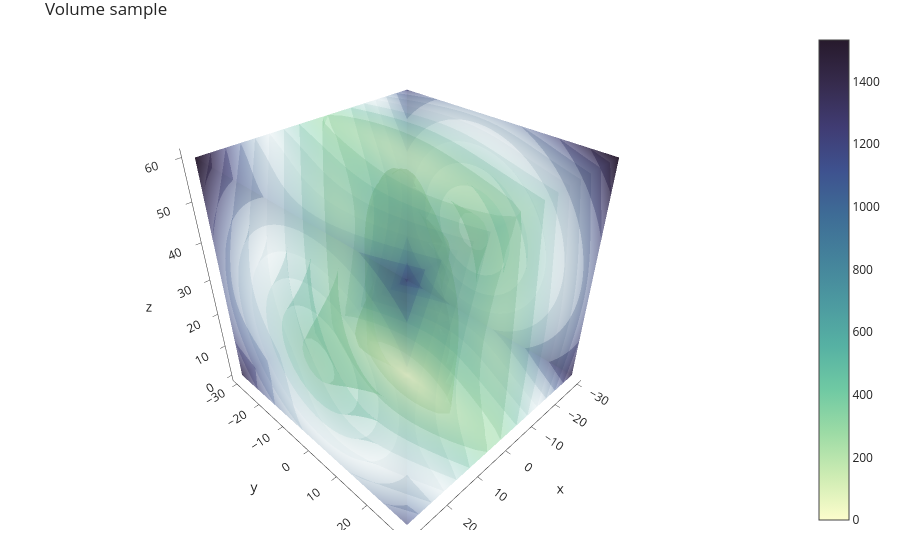

Notebook code cell kept with this figure:
### Code cell
# Traceを作成
trace = go.Volume(
    x=x.flatten(),          # x軸に使用する変数
    y=y.flatten(),          # y軸に使用する変数
    z=z.flatten(),          # z軸に使用する変数
    value=value.flatten(),  # 強度に使用する変数
    isomin=value.min(),     # 等値面の最小値
    isomax=value.max(),     # 等値面の最大値
    surface_count=11,       # 等値面の個数
    colorscale='deep',      # カラースケール
    opacityscale=[
        [0., 0.8],          # 正規化した強度0で透過率0.8
        [0.5, 0.2],         # 正規化した強度0.5で透過率0.2
        [1., 0.9]           # 正規化した強度1で透過率0.9
    ]
)   # ベクトル大きさのボリュームプロット

# Layoutを作成
layout = go.Layout(
    template=template,
    title='Volume sample',
    margin={
        'r': 20,
        't': 30,
        'l': 20,
        'b': 30
    }
)

# Figureを作成
figure = go.Figure(trace, layout)

figure

### Figure 1 — Plotly figure (JSON) as saved in the notebook; plotly's stock layout.template omitted (floating-point values rounded to 4 significant figures; data arrays with more than 128 entries replaced by an {"elided": "..."} marker saying what was removed)
{"data": [{"colorscale": [[0, "rgb(253, 253, 204)"], [0.09091, "rgb(206, 236, 179)"], [0.1818, "rgb(156, 219, 165)"], [0.2727, "rgb(111, 201, 163)"], [0.3636, "rgb(86, 177, 163)"], [0.4545, "rgb(76, 153, 160)"], [0.5455, "rgb(68, 130, 155)"], [0.6364, "rgb(62, 108, 150)"], [0.7273, "rgb(62, 82, 143)"], [0.8182, "rgb(64, 60, 115)"], [0.9091, "rgb(54, 43, 77)"], [1, "rgb(39, 26, 44)"]], "isomax": 1532.0, "isomin": 0, "opacityscale": [[0, 0.8], [0.5, 0.2], [1, 0.9]], "surface": {"count": 11}, "type": "volume", "value": {"elided": "29791 float values"}, "x": {"elided": "29791 float values"}, "y": {"elided": "29791 float values"}, "z": {"elided": "29791 float values"}}], "layout": {"margin": {"b": 30, "l": 20, "r": 20, "t": 30}, "title": {"text": "Volume sample"}}}
